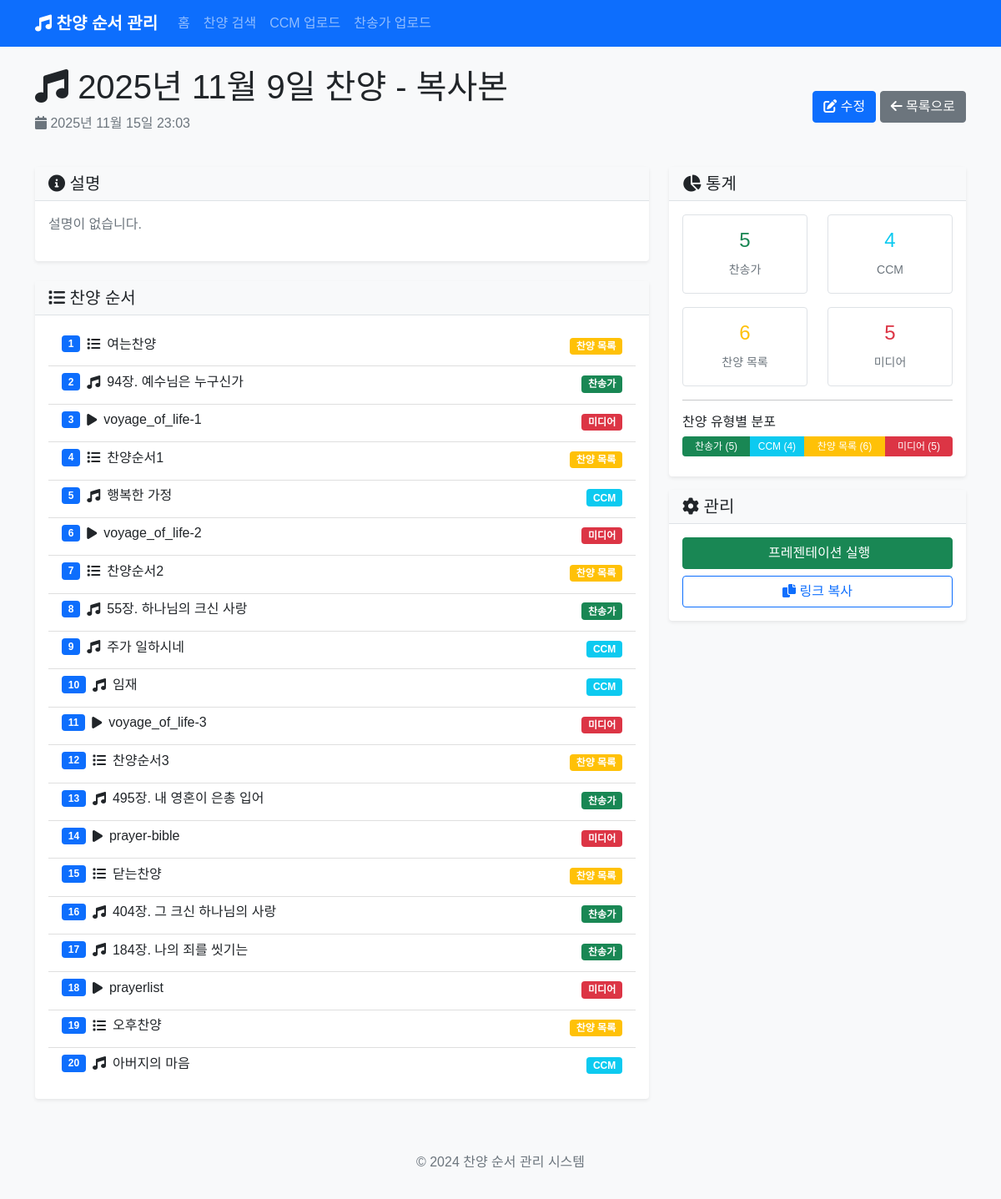
/post/12, run on an earlier commit of the app's database.
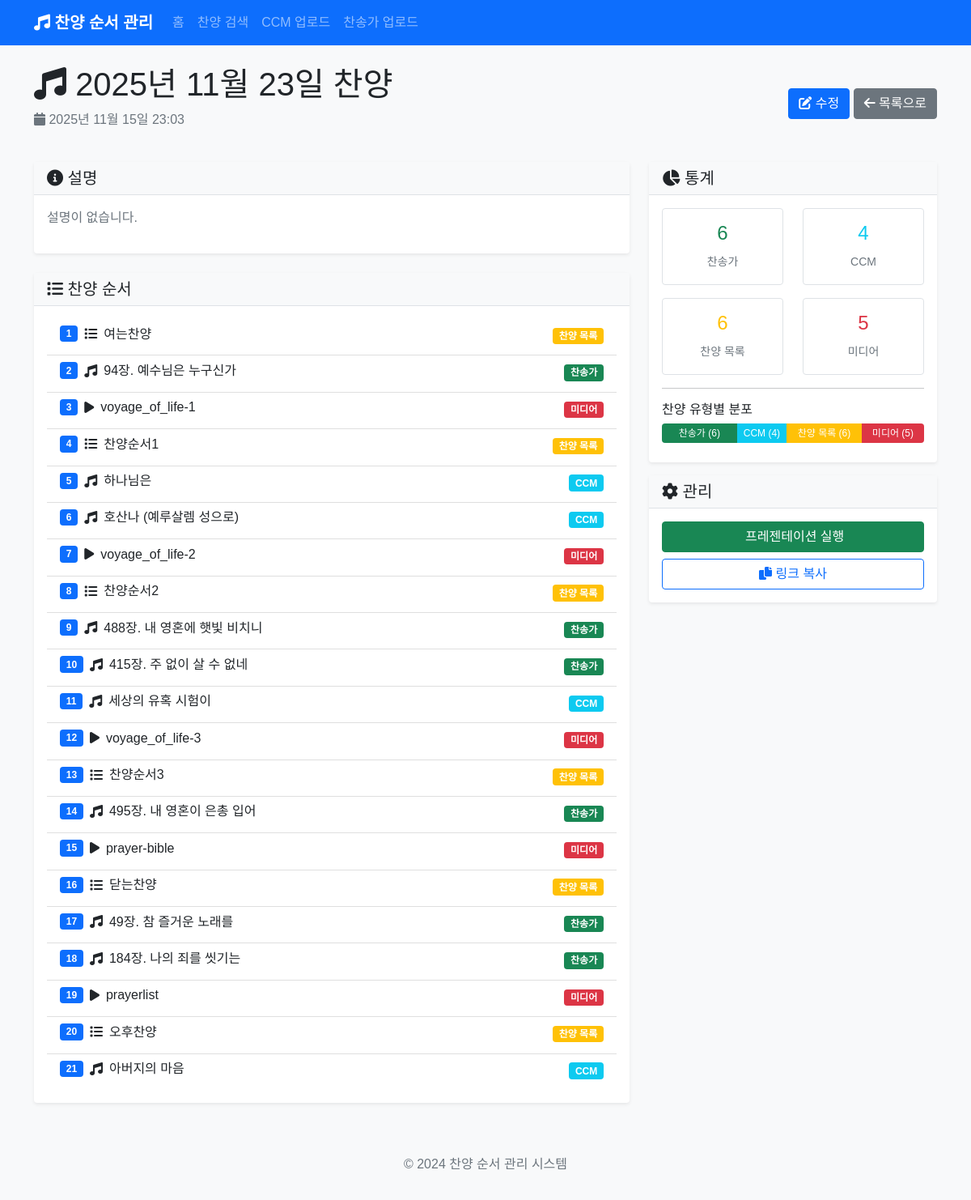
And on a later commit of the database.
### app.py (models this page shows)
class PraisePost(db.Model):
    id = db.Column(db.Integer, primary_key=True)
    title = db.Column(db.String(200), nullable=False)
    content = db.Column(db.Text, nullable=False)
    created_at = db.Column(db.DateTime, default=datetime.utcnow)
    songs = db.relationship('Song', backref='praise_post', lazy=True, cascade='all, delete-orphan')
    background_image = db.Column(db.String(500))  # 전체 배경 이미지
    parallax_image = db.Column(db.String(500))  # 패럴랙스 배경 이미지

class Song(db.Model):
    id = db.Column(db.Integer, primary_key=True)
    title = db.Column(db.String(200), nullable=False)
    song_type = db.Column(db.String(50), nullable=False)  # 'hymn', 'ccm', 'section', 'media'
    hymn_number = db.Column(db.String(10))  # 찬송가 번호
    lyrics = db.Column(db.Text)  # 가사
    order = db.Column(db.Integer, nullable=False)
    praise_post_id = db.Column(db.Integer, db.ForeignKey('praise_post.id'), nullable=False)
    section_title = db.Column(db.String(200))  # 섹션 제목 (예: 찬양순서1)
    media_type = db.Column(db.String(50))  # 'image', 'video'
    media_url = db.Column(db.String(500))  # 미디어 파일 경로
    background_image = db.Column(db.String(500))  # 배경 이미지

### app.py (the view)
@app.route('/post/<int:post_id>')
def view_post(post_id):
    post = PraisePost.query.get_or_404(post_id)
    return render_template('view_post.html', post=post)

### templates/view_post.html (shortened to what this page needs)
{% extends "base.html" %}
{% block content %}
<div class="row">
    <div class="col-12">
        <div class="d-flex justify-content-between align-items-center mb-4">
            <div>
                <h1><i class="fas fa-music"></i> {{ post.title }}</h1>
                <p class="text-muted">
                    <i class="fas fa-calendar"></i> {{ post.created_at.strftime('%Y년 %m월 %d일 %H:%M') }}
                </p>
            </div>
            <div>
                <a href="{{ url_for('edit_post', post_id=post.id) }}" class="btn btn-primary">
                    <i class="fas fa-edit"></i> 수정
                </a>
                <a href="{{ url_for('index') }}" class="btn btn-secondary">
                    <i class="fas fa-arrow-left"></i> 목록으로
                </a>
            </div>
        </div>
    </div>
</div>
<div class="row">
    <div class="col-md-8">
        <div class="card mb-4">
            <div class="card-header">
                <h5 class="mb-0"><i class="fas fa-info-circle"></i> 설명</h5>
            </div>
            <div class="card-body">
                {% if post.content %}
                    <p>{{ post.content }}</p>
                {% else %}
                    <p class="text-muted">설명이 없습니다.</p>
                {% endif %}
            </div>
        </div>
        <div class="card">
            <div class="card-header">
                <h5 class="mb-0"><i class="fas fa-list"></i> 찬양 순서</h5>
            </div>
            <div class="card-body">
                {% if post.songs %}
                    <div class="list-group">
                        {% for song in post.songs %}
                        <div class="list-group-item">
                            <div class="d-flex justify-content-between align-items-start">
                                <div class="flex-grow-1">
                                    <div class="d-flex align-items-center mb-2">
                                        <span class="badge bg-primary me-2">{{ loop.index }}</span>
                                        {% if song.song_type == 'hymn' %}
                                            <i class="fas fa-music me-2"></i>
                                        {% elif song.song_type == 'ccm' %}
                                            <i class="fas fa-music me-2"></i>
                                        {% elif song.song_type == 'section' %}
                                            <i class="fas fa-list me-2"></i>
                                        {% elif song.song_type == 'media' %}
                                            <i class="fas fa-play me-2"></i>
                                        {% else %}
                                            <i class="fas fa-music me-2"></i>
                                        {% endif %}
                                        <h6 class="mb-0">
                                            {% if song.song_type == 'hymn' %}
                                                {{ song.hymn_number }}장. {{ song.title }}
                                            {% else %}
                                                {{ song.title }}
                                            {% endif %}
                                        </h6>
                                    </div>
                                </div>
                                <div class="ms-3">
                                    {% if song.song_type == 'hymn' %}
                                        <span class="badge bg-success">찬송가</span>
                                    {% elif song.song_type == 'ccm' %}
                                        <span class="badge bg-info">CCM</span>
                                    {% elif song.song_type == 'section' %}
                                        <span class="badge bg-warning">찬양 목록</span>
                                    {% elif song.song_type == 'media' %}
                                        <span class="badge bg-danger">미디어</span>
                                    {% else %}
                                        <span class="badge bg-secondary">기타</span>
                                    {% endif %}
                                </div>
                            </div>
                        </div>
                        {% endfor %}
                    </div>
                {% else %}
                    <p class="text-muted">등록된 찬양이 없습니다.</p>
                {% endif %}
            </div>
        </div>
    </div>
    <div class="col-md-4">
        <div class="card">
            <div class="card-header">
                <h5 class="mb-0"><i class="fas fa-chart-pie"></i> 통계</h5>
            </div>
            <div class="card-body">
                <div class="row text-center">
                    <div class="col-6 mb-3">
                        <div class="border rounded p-3">
                            <h4 class="text-success">{{ post.songs|selectattr('song_type', 'equalto', 'hymn')|list|length }}</h4>
                            <small class="text-muted">찬송가</small>
                        </div>
                    </div>
                    <div class="col-6 mb-3">
                        <div class="border rounded p-3">
                            <h4 class="text-info">{{ post.songs|selectattr('song_type', 'equalto', 'ccm')|list|length }}</h4>
                            <small class="text-muted">CCM</small>
                        </div>
                    </div>
                    <div class="col-6">
                        <div class="border rounded p-3">
                            <h4 class="text-warning">{{ post.songs|selectattr('song_type', 'equalto', 'section')|list|length }}</h4>
                            <small class="text-muted">찬양 목록</small>
                        </div>
                    </div>
                    <div class="col-6">
                        <div class="border rounded p-3">
                            <h4 class="text-danger">{{ post.songs|selectattr('song_type', 'equalto', 'media')|list|length }}</h4>
                            <small class="text-muted">미디어</small>
                        </div>
                    </div>
                </div>
                <hr>
                <div class="mt-3">
                    <h6>찬양 유형별 분포</h6>
                    <div class="progress mb-2">
                        {% set hymn_count = post.songs|selectattr('song_type', 'equalto', 'hymn')|list|length %}
                        {% set ccm_count = post.songs|selectattr('song_type', 'equalto', 'ccm')|list|length %}
                        {% set section_count = post.songs|selectattr('song_type', 'equalto', 'section')|list|length %}
                        {% set media_count = post.songs|selectattr('song_type', 'equalto', 'media')|list|length %}
                        {% set total = post.songs|length %}
                        {% if total > 0 %}
                            {% if hymn_count > 0 %}
                                <div class="progress-bar bg-success" style="width: {{ (hymn_count / total * 100)|round(1) }}%">
                                    찬송가 ({{ hymn_count }})
                                </div>
                            {% endif %}
                            {% if ccm_count > 0 %}
                                <div class="progress-bar bg-info" style="width: {{ (ccm_count / total * 100)|round(1) }}%">
                                    CCM ({{ ccm_count }})
                                </div>
                            {% endif %}
                            {% if section_count > 0 %}
                                <div class="progress-bar bg-warning" style="width: {{ (section_count / total * 100)|round(1) }}%">
                                    찬양 목록 ({{ section_count }})
                                </div>
                            {% endif %}
                            {% if media_count > 0 %}
                                <div class="progress-bar bg-danger" style="width: {{ (media_count / total * 100)|round(1) }}%">
                                    미디어 ({{ media_count }})
                                </div>
                            {% endif %}
                        {% endif %}
                    </div>
                </div>
            </div>
        </div>
        <div class="card mt-3">
            <div class="card-header">
                <h5 class="mb-0"><i class="fas fa-cog"></i> 관리</h5>
            </div>
            <div class="card-body">
                <div class="d-grid gap-2">
                    <a href="{{ url_for('presentation', post_id=post.id) }}" class="btn btn-success" target="_blank">
                         프레젠테이션 실행
                    </a>
                    <button class="btn btn-outline-primary" onclick="copyToClipboard()">
                        <i class="fas fa-copy"></i> 링크 복사
                    </button>
                </div>
            </div>
        </div>
    </div>
</div>
{% endblock %}

### templates/base.html (shortened to what this page needs)
<!DOCTYPE html>
<html lang="ko">
<head>
    <link href="https://cdn.jsdelivr.net/npm/bootstrap@5.1.3/dist/css/bootstrap.min.css" rel="stylesheet">
    <link href="https://cdnjs.cloudflare.com/ajax/libs/font-awesome/6.0.0/css/all.min.css" rel="stylesheet">
    <link href="{{ url_for('static', filename='css/style.css') }}" rel="stylesheet">
</head>
<body>
    <nav class="navbar navbar-expand-lg navbar-dark bg-primary">
        <div class="container">
            <a class="navbar-brand" href="{{ url_for('index') }}">
                <i class="fas fa-music"></i> 찬양 순서 관리
            </a>
            <div class="collapse navbar-collapse" id="navbarNav">
                <ul class="navbar-nav me-auto">
                    <li class="nav-item">
                        <a class="nav-link" href="{{ url_for('index') }}">홈</a>
                    </li>
                    <li class="nav-item">
                        <a class="nav-link" href="{{ url_for('search') }}">찬양 검색</a>
                    </li>
                    <li class="nav-item">
                        <a class="nav-link" href="{{ url_for('upload_ccm') }}">CCM 업로드</a>
                    </li>
                    <li class="nav-item">
                        <a class="nav-link" href="{{ url_for('upload_hymn') }}">찬송가 업로드</a>
                    </li>
                </ul>
            </div>
        </div>
    </nav>
    <main class="container mt-4">
        {% block content %}{% endblock %}
    </main>
    <footer class="bg-light text-center text-muted py-3 mt-5">
        <div class="container">
            <p>&copy; 2024 찬양 순서 관리 시스템</p>
        </div>
    </footer>
</body>
</html>

### static/css/style.css (style rules this page uses)
body { font-family: 'Noto Sans KR', sans-serif; background-color: #f8f9fa; }
.navbar-brand { font-weight: bold; }
.card { border: none; box-shadow: 0 0.125rem 0.25rem rgba(0, 0, 0, 0.075); transition: box-shadow 0.15s ease-in-out; }
.card-header { background-color: #f8f9fa; border-bottom: 1px solid #dee2e6; font-weight: 600; }
.list-group-item { border-left: none; border-right: none; border-radius: 0 !important; }
.list-group-item:first-child { border-top: none; }
.list-group-item:last-child { border-bottom: none; }
.badge { font-size: 0.75em; }
.progress { height: 1.5rem; }
.progress-bar { font-size: 0.75rem; line-height: 1.5rem; }
.btn { transition: all 0.15s ease-in-out; }

What changed in the data, as far as the page shows it:
removed Song: song_type "ccm" (drawn), title "행복한 가정"
removed Song: song_type "hymn" (drawn), hymn_number "55", title "하나님의 크신 사랑"
removed Song: song_type "ccm" (drawn), title "주가 일하시네"
removed Song: song_type "ccm" (drawn), title "임재"
removed Song: song_type "hymn" (drawn), hymn_number "404", title "그 크신 하나님의 사랑"
changed PraisePost: title "2025년 11월 9일 찬양 - 복사본" → "2025년 11월 23일 찬양"
added Song: song_type "ccm" (drawn), title "하나님은"
added Song: song_type "ccm" (drawn), title "호산나 (예루살렘 성으로)"
added Song: song_type "hymn" (drawn), hymn_number "488", title "내 영혼에 햇빛 비치니"
added Song: song_type "hymn" (drawn), hymn_number "415", title "주 없이 살 수 없네"
added Song: song_type "ccm" (drawn), title "세상의 유혹 시험이"
added Song: song_type "hymn" (drawn), hymn_number "49", title "참 즐거운 노래를"
Also different on the page:
{{ post.songs|selectattr('song_type', 'equalto', 'hymn')|list|length }}: "5" → "6"
{{ (hymn_count / total * 100)|round(1) }}: 25.0 → 28.6 (drawn)
{{ hymn_count }}: "5" → "6"
{{ (ccm_count / total * 100)|round(1) }}: 20.0 → 19.0 (drawn)
{{ (section_count / total * 100)|round(1) }}: 30.0 → 28.6 (drawn)
{{ (media_count / total * 100)|round(1) }}: 25.0 → 23.8 (drawn)
